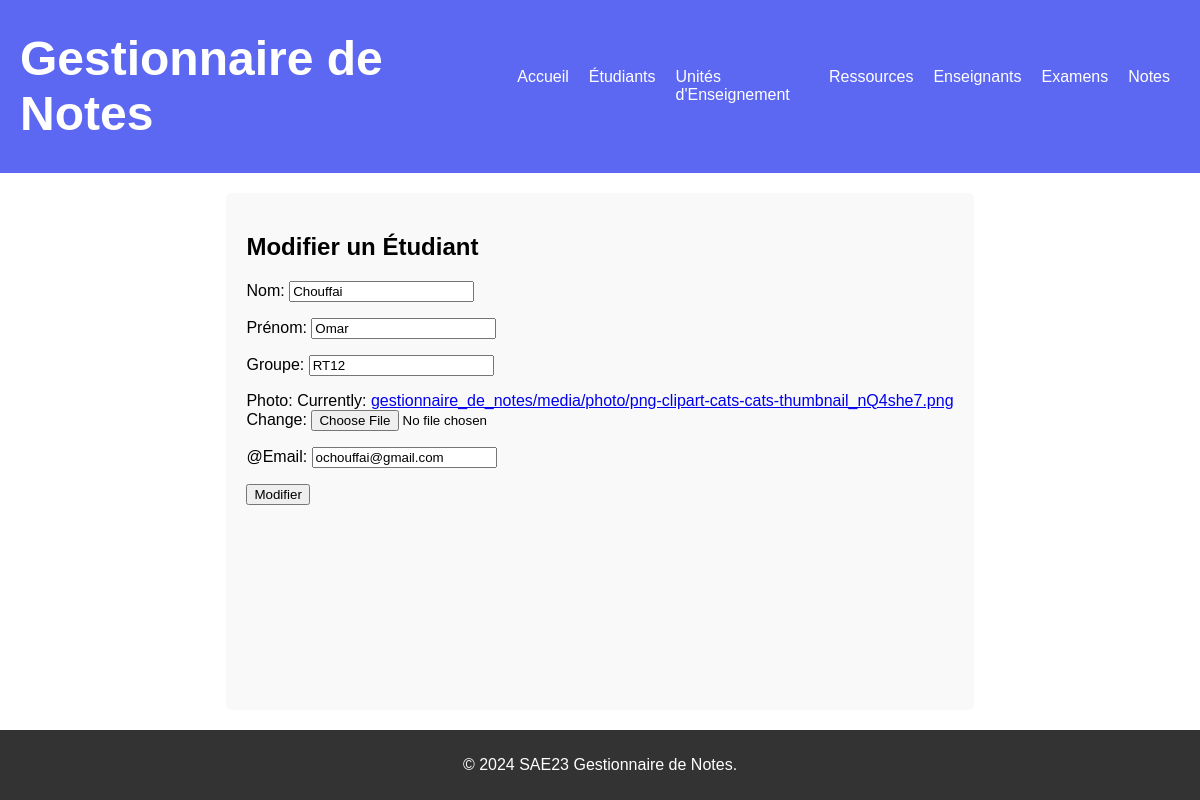
The page /etudiants/update/2/ on the database its author committed.
### gestionnaire_de_notes/models.py (models this page shows, shortened)
class Etudiant(models.Model):
    numero = models.CharField(max_length=30, unique=True)
    nom = models.CharField(max_length=30)
    prenom = models.CharField(max_length=30)
    groupe = models.CharField(max_length=30)
    photo = models.ImageField(upload_to='gestionnaire_de_notes/media/photo')
    email = models.EmailField(unique=True)

### gestionnaire_de_notes/views.py (the view)
# urls.py: path('etudiants/update/<int:pk>/', views.etudiant_update, name='etudiant_update'),
def etudiant_update(request, pk):
    etudiant = get_object_or_404(Etudiant, pk=pk)
    if request.method == 'POST':
        form = EtudiantForm(request.POST, request.FILES, instance=etudiant)
        if form.is_valid():
            form.save()
            return redirect('etudiant_list')
    else:
        form = EtudiantForm(instance=etudiant)
    return render(request, 'gestionnaire_de_notes/Etudiants/update.html', {'form': form})

### gestionnaire_de_notes/forms.py
class EtudiantForm(ModelForm):
    class Meta:
        model = models.Etudiant
        fields = ('nom', 'prenom', 'groupe', 'photo', 'email')
        labels = {
            'nom': _('Nom'),
            'prenom': _('Prénom'),
            'groupe': _('Groupe'),
            'photo': _('Photo'),
            'email': _('@Email')
        }

### gestionnaire_de_notes/templates/gestionnaire_de_notes/Etudiants/update.html (shortened to what this page needs)
{% extends 'gestionnaire_de_notes/main.html' %}
{% block content %}
    <h2>Modifier un Étudiant</h2>
    <form method="POST" enctype="multipart/form-data">
        {{ form.as_p }}
        <button type="submit">Modifier</button>
    </form>
{% endblock %}

### gestionnaire_de_notes/static/gestionnaire_de_notes/style.css (style rules this page uses)
html, body { height: 100%; margin: 0; padding: 0; font-family: Arial, sans-serif; }
body { display: flex; flex-direction: column; }

### rows shown on the page
Etudiant: nom "Chouffai", prenom "Omar", groupe "RT12", email "ochouffai@gmail.com"
